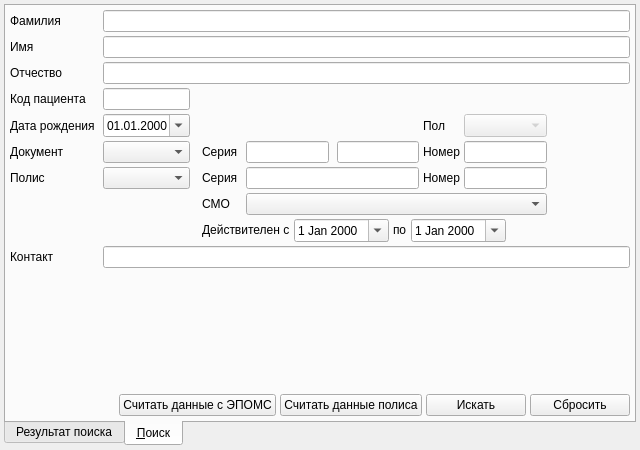
<?xml version="1.0" encoding="UTF-8"?>
<ui version="4.0">
 <class>HospitalizationEventDialog</class>
 <widget class="QDialog" name="HospitalizationEventDialog">
  <property name="geometry">
   <rect>
    <x>0</x>
    <y>0</y>
    <width>640</width>
    <height>450</height>
   </rect>
  </property>
  <property name="windowTitle">
   <string>Госпитализация</string>
  </property>
  <layout class="QGridLayout" name="gridLayout_2">
   <property name="margin">
    <number>4</number>
   </property>
   <property name="spacing">
    <number>4</number>
   </property>
   <item row="0" column="0">
    <widget class="QTabWidget" name="tabWidget">
     <property name="sizePolicy">
      <sizepolicy hsizetype="Preferred" vsizetype="Expanding">
       <horstretch>0</horstretch>
       <verstretch>0</verstretch>
      </sizepolicy>
     </property>
     <property name="tabPosition">
      <enum>QTabWidget::South</enum>
     </property>
     <property name="tabShape">
      <enum>QTabWidget::Rounded</enum>
     </property>
     <property name="currentIndex">
      <number>1</number>
     </property>
     <widget class="QWidget" name="tabHospitalizationEvent">
      <attribute name="title">
       <string>Результат поиска</string>
      </attribute>
      <layout class="QVBoxLayout">
       <property name="spacing">
        <number>4</number>
       </property>
       <property name="margin">
        <number>4</number>
       </property>
       <item>
        <widget class="CClientsTableView" name="tblHospitalizationEvent"/>
       </item>
       <item>
        <layout class="QHBoxLayout" name="horizontalLayout_3">
         <item>
          <widget class="QPushButton" name="btnCommit">
           <property name="sizePolicy">
            <sizepolicy hsizetype="Fixed" vsizetype="Fixed">
             <horstretch>0</horstretch>
             <verstretch>0</verstretch>
            </sizepolicy>
           </property>
           <property name="maximumSize">
            <size>
             <width>16777215</width>
             <height>16777215</height>
            </size>
           </property>
           <property name="text">
            <string>Госпитализировать (Пробел)</string>
           </property>
          </widget>
         </item>
         <item>
          <spacer name="horizontalSpacer_6">
           <property name="orientation">
            <enum>Qt::Horizontal</enum>
           </property>
           <property name="sizeHint" stdset="0">
            <size>
             <width>40</width>
             <height>20</height>
            </size>
           </property>
          </spacer>
         </item>
         <item>
          <widget class="QPushButton" name="btnRegistry">
           <property name="sizePolicy">
            <sizepolicy hsizetype="Fixed" vsizetype="Fixed">
             <horstretch>0</horstretch>
             <verstretch>0</verstretch>
            </sizepolicy>
           </property>
           <property name="minimumSize">
            <size>
             <width>100</width>
             <height>0</height>
            </size>
           </property>
           <property name="text">
            <string>Регистрация (F9)</string>
           </property>
           <property name="shortcut">
            <string>F9</string>
           </property>
          </widget>
         </item>
        </layout>
       </item>
      </layout>
     </widget>
     <widget class="QWidget" name="tabSearch">
      <attribute name="title">
       <string>&amp;Поиск</string>
      </attribute>
      <layout class="QGridLayout" name="gridLayout">
       <property name="margin">
        <number>4</number>
       </property>
       <property name="spacing">
        <number>4</number>
       </property>
       <item row="8" column="0">
        <widget class="QLabel" name="lblPolicy">
         <property name="sizePolicy">
          <sizepolicy hsizetype="Maximum" vsizetype="Preferred">
           <horstretch>0</horstretch>
           <verstretch>0</verstretch>
          </sizepolicy>
         </property>
         <property name="text">
          <string>Полис</string>
         </property>
         <property name="buddy">
          <cstring>edtPolicySerial</cstring>
         </property>
        </widget>
       </item>
       <item row="5" column="0">
        <widget class="QLabel" name="lblClientId">
         <property name="text">
          <string>Код пациента</string>
         </property>
        </widget>
       </item>
       <item row="9" column="7" colspan="5">
        <widget class="CInsurerComboBox" name="cmbPolicyInsurer">
         <property name="sizePolicy">
          <sizepolicy hsizetype="Preferred" vsizetype="Fixed">
           <horstretch>0</horstretch>
           <verstretch>0</verstretch>
          </sizepolicy>
         </property>
         <property name="sizeAdjustPolicy">
          <enum>QComboBox::AdjustToMinimumContentsLength</enum>
         </property>
        </widget>
       </item>
       <item row="9" column="12">
        <spacer name="horizontalSpacer_4">
         <property name="orientation">
          <enum>Qt::Horizontal</enum>
         </property>
         <property name="sizeHint" stdset="0">
          <size>
           <width>57</width>
           <height>17</height>
          </size>
         </property>
        </spacer>
       </item>
       <item row="15" column="0" colspan="2">
        <widget class="QLabel" name="lblContact">
         <property name="sizePolicy">
          <sizepolicy hsizetype="Maximum" vsizetype="Preferred">
           <horstretch>0</horstretch>
           <verstretch>0</verstretch>
          </sizepolicy>
         </property>
         <property name="text">
          <string>Контакт</string>
         </property>
        </widget>
       </item>
       <item row="7" column="10">
        <widget class="QLabel" name="lblNumber">
         <property name="text">
          <string>Номер</string>
         </property>
        </widget>
       </item>
       <item row="7" column="11">
        <widget class="QLineEdit" name="edtNumber">
         <property name="sizePolicy">
          <sizepolicy hsizetype="Preferred" vsizetype="Fixed">
           <horstretch>0</horstretch>
           <verstretch>0</verstretch>
          </sizepolicy>
         </property>
        </widget>
       </item>
       <item row="7" column="12">
        <spacer name="horizontalSpacer_2">
         <property name="orientation">
          <enum>Qt::Horizontal</enum>
         </property>
         <property name="sizeHint" stdset="0">
          <size>
           <width>74</width>
           <height>20</height>
          </size>
         </property>
        </spacer>
       </item>
       <item row="7" column="9">
        <widget class="QLineEdit" name="edtRightSerial">
         <property name="sizePolicy">
          <sizepolicy hsizetype="Preferred" vsizetype="Fixed">
           <horstretch>0</horstretch>
           <verstretch>0</verstretch>
          </sizepolicy>
         </property>
        </widget>
       </item>
       <item row="7" column="5">
        <widget class="QLabel" name="lblSerial">
         <property name="text">
          <string>Серия</string>
         </property>
        </widget>
       </item>
       <item row="3" column="0" colspan="2">
        <widget class="QLabel" name="lblPatrName">
         <property name="sizePolicy">
          <sizepolicy hsizetype="Maximum" vsizetype="Preferred">
           <horstretch>0</horstretch>
           <verstretch>0</verstretch>
          </sizepolicy>
         </property>
         <property name="text">
          <string>Отчество</string>
         </property>
        </widget>
       </item>
       <item row="3" column="2" colspan="11">
        <widget class="QLineEdit" name="edtPatrName"/>
       </item>
       <item row="2" column="0" colspan="2">
        <widget class="QLabel" name="lblFirstName">
         <property name="sizePolicy">
          <sizepolicy hsizetype="Maximum" vsizetype="Preferred">
           <horstretch>0</horstretch>
           <verstretch>0</verstretch>
          </sizepolicy>
         </property>
         <property name="text">
          <string>Имя</string>
         </property>
         <property name="buddy">
          <cstring>edtFirstName</cstring>
         </property>
        </widget>
       </item>
       <item row="15" column="2" colspan="11">
        <widget class="QLineEdit" name="edtContact"/>
       </item>
       <item row="1" column="2" colspan="11">
        <widget class="QLineEdit" name="edtLastName"/>
       </item>
       <item row="2" column="2" colspan="11">
        <widget class="QLineEdit" name="edtFirstName"/>
       </item>
       <item row="8" column="7" colspan="3">
        <widget class="CPolicySerialEdit" name="edtPolicySerial">
         <property name="sizePolicy">
          <sizepolicy hsizetype="Preferred" vsizetype="Fixed">
           <horstretch>0</horstretch>
           <verstretch>0</verstretch>
          </sizepolicy>
         </property>
        </widget>
       </item>
       <item row="8" column="12">
        <spacer name="horizontalSpacer_3">
         <property name="orientation">
          <enum>Qt::Horizontal</enum>
         </property>
         <property name="sizeHint" stdset="0">
          <size>
           <width>40</width>
           <height>20</height>
          </size>
         </property>
        </spacer>
       </item>
       <item row="8" column="10">
        <widget class="QLabel" name="lblCompulsoryPolisNumber">
         <property name="text">
          <string>Номер</string>
         </property>
         <property name="alignment">
          <set>Qt::AlignRight|Qt::AlignTrailing|Qt::AlignVCenter</set>
         </property>
         <property name="margin">
          <number>0</number>
         </property>
         <property name="buddy">
          <cstring>edtPolicyNumber</cstring>
         </property>
        </widget>
       </item>
       <item row="8" column="11">
        <widget class="QLineEdit" name="edtPolicyNumber">
         <property name="sizePolicy">
          <sizepolicy hsizetype="Preferred" vsizetype="Fixed">
           <horstretch>0</horstretch>
           <verstretch>0</verstretch>
          </sizepolicy>
         </property>
        </widget>
       </item>
       <item row="9" column="5">
        <widget class="QLabel" name="lblPolicyInsurer">
         <property name="text">
          <string>СМО</string>
         </property>
         <property name="buddy">
          <cstring>cmbPolicyInsurer</cstring>
         </property>
        </widget>
       </item>
       <item row="16" column="0" colspan="2">
        <spacer>
         <property name="orientation">
          <enum>Qt::Vertical</enum>
         </property>
         <property name="sizeHint" stdset="0">
          <size>
           <width>20</width>
           <height>141</height>
          </size>
         </property>
        </spacer>
       </item>
       <item row="17" column="0" colspan="13">
        <layout class="QHBoxLayout" name="horizontalLayout">
         <property name="spacing">
          <number>4</number>
         </property>
         <item>
          <spacer>
           <property name="orientation">
            <enum>Qt::Horizontal</enum>
           </property>
           <property name="sizeHint" stdset="0">
            <size>
             <width>231</width>
             <height>20</height>
            </size>
           </property>
          </spacer>
         </item>
         <item>
          <widget class="QPushButton" name="readEpoms">
           <property name="text">
            <string>Считать данные с ЭПОМС</string>
           </property>
          </widget>
         </item>
         <item>
          <widget class="QPushButton" name="btnReadOMSBarcode">
           <property name="text">
            <string>Считать данные полиса</string>
           </property>
          </widget>
         </item>
         <item>
          <widget class="QPushButton" name="btnApply">
           <property name="sizePolicy">
            <sizepolicy hsizetype="Fixed" vsizetype="Fixed">
             <horstretch>0</horstretch>
             <verstretch>0</verstretch>
            </sizepolicy>
           </property>
           <property name="minimumSize">
            <size>
             <width>100</width>
             <height>0</height>
            </size>
           </property>
           <property name="text">
            <string>Искать</string>
           </property>
          </widget>
         </item>
         <item>
          <widget class="QPushButton" name="btnReset">
           <property name="sizePolicy">
            <sizepolicy hsizetype="Fixed" vsizetype="Fixed">
             <horstretch>0</horstretch>
             <verstretch>0</verstretch>
            </sizepolicy>
           </property>
           <property name="minimumSize">
            <size>
             <width>100</width>
             <height>0</height>
            </size>
           </property>
           <property name="text">
            <string>Сбросить</string>
           </property>
          </widget>
         </item>
        </layout>
       </item>
       <item row="8" column="5">
        <widget class="QLabel" name="lblPolicySerial">
         <property name="text">
          <string>Серия</string>
         </property>
         <property name="buddy">
          <cstring>edtPolicySerial</cstring>
         </property>
        </widget>
       </item>
       <item row="7" column="7">
        <widget class="QLineEdit" name="edtLeftSerial">
         <property name="sizePolicy">
          <sizepolicy hsizetype="Preferred" vsizetype="Fixed">
           <horstretch>0</horstretch>
           <verstretch>0</verstretch>
          </sizepolicy>
         </property>
        </widget>
       </item>
       <item row="1" column="0" colspan="2">
        <widget class="QLabel" name="lblLastName">
         <property name="sizePolicy">
          <sizepolicy hsizetype="Maximum" vsizetype="Preferred">
           <horstretch>0</horstretch>
           <verstretch>0</verstretch>
          </sizepolicy>
         </property>
         <property name="text">
          <string>Фамилия</string>
         </property>
         <property name="buddy">
          <cstring>edtLastName</cstring>
         </property>
        </widget>
       </item>
       <item row="10" column="5" colspan="8">
        <layout class="QHBoxLayout" name="horizontalLayout_2">
         <item>
          <widget class="QLabel" name="lblPolicyBegDate">
           <property name="sizePolicy">
            <sizepolicy hsizetype="Maximum" vsizetype="Fixed">
             <horstretch>0</horstretch>
             <verstretch>0</verstretch>
            </sizepolicy>
           </property>
           <property name="text">
            <string>Действителен с</string>
           </property>
           <property name="buddy">
            <cstring>edtPolicyBegDate</cstring>
           </property>
          </widget>
         </item>
         <item>
          <widget class="CDateEdit" name="edtPolicyBegDate">
           <property name="sizePolicy">
            <sizepolicy hsizetype="Maximum" vsizetype="Fixed">
             <horstretch>0</horstretch>
             <verstretch>0</verstretch>
            </sizepolicy>
           </property>
           <property name="calendarPopup">
            <bool>true</bool>
           </property>
          </widget>
         </item>
         <item>
          <widget class="QLabel" name="lblPolicyEndDate">
           <property name="sizePolicy">
            <sizepolicy hsizetype="Maximum" vsizetype="Fixed">
             <horstretch>0</horstretch>
             <verstretch>0</verstretch>
            </sizepolicy>
           </property>
           <property name="text">
            <string>по</string>
           </property>
          </widget>
         </item>
         <item>
          <widget class="CDateEdit" name="edtPolicyEndDate">
           <property name="sizePolicy">
            <sizepolicy hsizetype="Preferred" vsizetype="Fixed">
             <horstretch>0</horstretch>
             <verstretch>0</verstretch>
            </sizepolicy>
           </property>
           <property name="calendarPopup">
            <bool>true</bool>
           </property>
          </widget>
         </item>
         <item>
          <spacer name="horizontalSpacer">
           <property name="orientation">
            <enum>Qt::Horizontal</enum>
           </property>
           <property name="sizeHint" stdset="0">
            <size>
             <width>40</width>
             <height>20</height>
            </size>
           </property>
          </spacer>
         </item>
        </layout>
       </item>
       <item row="8" column="2">
        <widget class="CRBComboBox" name="cmbPolicyType"/>
       </item>
       <item row="7" column="0">
        <widget class="QLabel" name="lblDocument">
         <property name="sizePolicy">
          <sizepolicy hsizetype="Maximum" vsizetype="Preferred">
           <horstretch>0</horstretch>
           <verstretch>0</verstretch>
          </sizepolicy>
         </property>
         <property name="text">
          <string>Документ</string>
         </property>
        </widget>
       </item>
       <item row="5" column="2">
        <widget class="CLineEdit" name="edtClientId">
         <property name="enabled">
          <bool>true</bool>
         </property>
         <property name="sizePolicy">
          <sizepolicy hsizetype="Expanding" vsizetype="Fixed">
           <horstretch>0</horstretch>
           <verstretch>0</verstretch>
          </sizepolicy>
         </property>
         <property name="toolTip">
          <string>Код пациента в выбранной учетной системе</string>
         </property>
         <property name="maxLength">
          <number>16</number>
         </property>
         <property name="placeholderText">
          <string/>
         </property>
        </widget>
       </item>
       <item row="7" column="2">
        <widget class="CRBComboBox" name="cmbDocType"/>
       </item>
       <item row="6" column="0">
        <widget class="QLabel" name="lblBirthDate">
         <property name="sizePolicy">
          <sizepolicy hsizetype="Maximum" vsizetype="Preferred">
           <horstretch>0</horstretch>
           <verstretch>0</verstretch>
          </sizepolicy>
         </property>
         <property name="text">
          <string>Дата рождения</string>
         </property>
        </widget>
       </item>
       <item row="6" column="2">
        <widget class="CDateEdit" name="edtBirthDate">
         <property name="displayFormat">
          <string>dd.MM.yyyy</string>
         </property>
         <property name="calendarPopup">
          <bool>true</bool>
         </property>
        </widget>
       </item>
       <item row="6" column="10">
        <widget class="QLabel" name="lblSex">
         <property name="text">
          <string>Пол</string>
         </property>
        </widget>
       </item>
       <item row="6" column="11">
        <widget class="QComboBox" name="cmbSex">
         <property name="enabled">
          <bool>false</bool>
         </property>
         <property name="sizePolicy">
          <sizepolicy hsizetype="Preferred" vsizetype="Preferred">
           <horstretch>0</horstretch>
           <verstretch>0</verstretch>
          </sizepolicy>
         </property>
         <property name="maximumSize">
          <size>
           <width>16777215</width>
           <height>16777215</height>
          </size>
         </property>
         <item>
          <property name="text">
           <string/>
          </property>
         </item>
         <item>
          <property name="text">
           <string>М</string>
          </property>
         </item>
         <item>
          <property name="text">
           <string>Ж</string>
          </property>
         </item>
        </widget>
       </item>
      </layout>
     </widget>
    </widget>
   </item>
  </layout>
 </widget>
 <customwidgets>
  <customwidget>
   <class>CDateEdit</class>
   <extends>QDateEdit</extends>
   <header>library/DateEdit.h</header>
  </customwidget>
  <customwidget>
   <class>CRBComboBox</class>
   <extends>QComboBox</extends>
   <header>library/crbcombobox.h</header>
  </customwidget>
  <customwidget>
   <class>CInsurerComboBox</class>
   <extends>QComboBox</extends>
   <header>Orgs/OrgComboBox.h</header>
  </customwidget>
  <customwidget>
   <class>CPolicySerialEdit</class>
   <extends>QLineEdit</extends>
   <header>Registry/PolicySerialEdit.h</header>
  </customwidget>
  <customwidget>
   <class>CClientsTableView</class>
   <extends>QTableView</extends>
   <header>Registry/RegistryTable.h</header>
  </customwidget>
  <customwidget>
   <class>CLineEdit</class>
   <extends>QLineEdit</extends>
   <header>library/LineEdit.h</header>
  </customwidget>
 </customwidgets>
 <tabstops>
  <tabstop>edtLastName</tabstop>
  <tabstop>edtFirstName</tabstop>
  <tabstop>edtPatrName</tabstop>
  <tabstop>edtClientId</tabstop>
  <tabstop>edtBirthDate</tabstop>
  <tabstop>cmbSex</tabstop>
  <tabstop>cmbDocType</tabstop>
  <tabstop>edtLeftSerial</tabstop>
  <tabstop>edtRightSerial</tabstop>
  <tabstop>edtNumber</tabstop>
  <tabstop>cmbPolicyType</tabstop>
  <tabstop>edtPolicySerial</tabstop>
  <tabstop>edtPolicyNumber</tabstop>
  <tabstop>cmbPolicyInsurer</tabstop>
  <tabstop>edtPolicyBegDate</tabstop>
  <tabstop>edtPolicyEndDate</tabstop>
  <tabstop>edtContact</tabstop>
  <tabstop>btnApply</tabstop>
  <tabstop>btnReset</tabstop>
  <tabstop>readEpoms</tabstop>
  <tabstop>btnReadOMSBarcode</tabstop>
  <tabstop>btnRegistry</tabstop>
  <tabstop>btnCommit</tabstop>
  <tabstop>tabWidget</tabstop>
  <tabstop>tblHospitalizationEvent</tabstop>
 </tabstops>
 <resources/>
 <connections/>
</ui>
